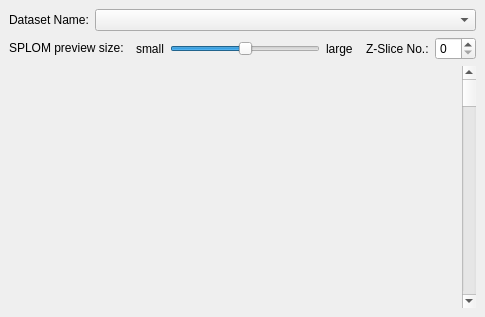
<?xml version="1.0" encoding="UTF-8"?>
<ui version="4.0">
 <class>PreviewSPLOM</class>
 <widget class="QDockWidget" name="PreviewSPLOM">
  <property name="geometry">
   <rect>
    <x>0</x>
    <y>0</y>
    <width>485</width>
    <height>317</height>
   </rect>
  </property>
  <property name="sizePolicy">
   <sizepolicy hsizetype="Preferred" vsizetype="Preferred">
    <horstretch>0</horstretch>
    <verstretch>5</verstretch>
   </sizepolicy>
  </property>
  <property name="minimumSize">
   <size>
    <width>450</width>
    <height>148</height>
   </size>
  </property>
  <property name="windowTitle">
   <string>Preview in SPLOM</string>
  </property>
  <widget class="QWidget" name="dockWidgetContents">
   <layout class="QVBoxLayout" name="verticalLayout">
    <item>
     <layout class="QHBoxLayout" name="horizontalLayout_2">
      <item>
       <widget class="QLabel" name="label">
        <property name="sizePolicy">
         <sizepolicy hsizetype="Preferred" vsizetype="Fixed">
          <horstretch>0</horstretch>
          <verstretch>0</verstretch>
         </sizepolicy>
        </property>
        <property name="text">
         <string>Dataset Name:</string>
        </property>
       </widget>
      </item>
      <item>
       <widget class="QComboBox" name="cbDatasets">
        <property name="sizePolicy">
         <sizepolicy hsizetype="Expanding" vsizetype="Fixed">
          <horstretch>0</horstretch>
          <verstretch>0</verstretch>
         </sizepolicy>
        </property>
       </widget>
      </item>
     </layout>
    </item>
    <item>
     <layout class="QHBoxLayout" name="horizontalLayout_3">
      <item>
       <widget class="QLabel" name="label_2">
        <property name="sizePolicy">
         <sizepolicy hsizetype="Preferred" vsizetype="Fixed">
          <horstretch>0</horstretch>
          <verstretch>0</verstretch>
         </sizepolicy>
        </property>
        <property name="text">
         <string>SPLOM preview size:</string>
        </property>
       </widget>
      </item>
      <item>
       <spacer name="horizontalSpacer_2">
        <property name="orientation">
         <enum>Qt::Horizontal</enum>
        </property>
        <property name="sizeHint" stdset="0">
         <size>
          <width>40</width>
          <height>20</height>
         </size>
        </property>
       </spacer>
      </item>
      <item>
       <widget class="QLabel" name="label_4">
        <property name="text">
         <string>small</string>
        </property>
       </widget>
      </item>
      <item>
       <widget class="QSlider" name="sliderPreviewSize">
        <property name="sizePolicy">
         <sizepolicy hsizetype="Fixed" vsizetype="Fixed">
          <horstretch>0</horstretch>
          <verstretch>0</verstretch>
         </sizepolicy>
        </property>
        <property name="minimumSize">
         <size>
          <width>150</width>
          <height>0</height>
         </size>
        </property>
        <property name="value">
         <number>50</number>
        </property>
        <property name="orientation">
         <enum>Qt::Horizontal</enum>
        </property>
       </widget>
      </item>
      <item>
       <widget class="QLabel" name="label_5">
        <property name="text">
         <string>large</string>
        </property>
       </widget>
      </item>
      <item>
       <spacer name="horizontalSpacer">
        <property name="orientation">
         <enum>Qt::Horizontal</enum>
        </property>
        <property name="sizeHint" stdset="0">
         <size>
          <width>40</width>
          <height>20</height>
         </size>
        </property>
       </spacer>
      </item>
      <item>
       <widget class="QLabel" name="label_3">
        <property name="text">
         <string>Z-Slice No.:</string>
        </property>
       </widget>
      </item>
      <item>
       <widget class="QSpinBox" name="spinBoxSliceNumber"/>
      </item>
     </layout>
    </item>
    <item>
     <widget class="QWidget" name="widget" native="true">
      <layout class="QHBoxLayout" name="horizontalLayout">
       <property name="spacing">
        <number>0</number>
       </property>
       <property name="leftMargin">
        <number>0</number>
       </property>
       <property name="topMargin">
        <number>0</number>
       </property>
       <property name="rightMargin">
        <number>0</number>
       </property>
       <property name="bottomMargin">
        <number>0</number>
       </property>
       <item>
        <widget class="QWidget" name="sliceWidget" native="true">
         <property name="minimumSize">
          <size>
           <width>450</width>
           <height>0</height>
          </size>
         </property>
        </widget>
       </item>
       <item>
        <widget class="QScrollBar" name="sliceScrollBar">
         <property name="orientation">
          <enum>Qt::Vertical</enum>
         </property>
        </widget>
       </item>
      </layout>
     </widget>
    </item>
   </layout>
  </widget>
 </widget>
 <resources/>
 <connections/>
</ui>
